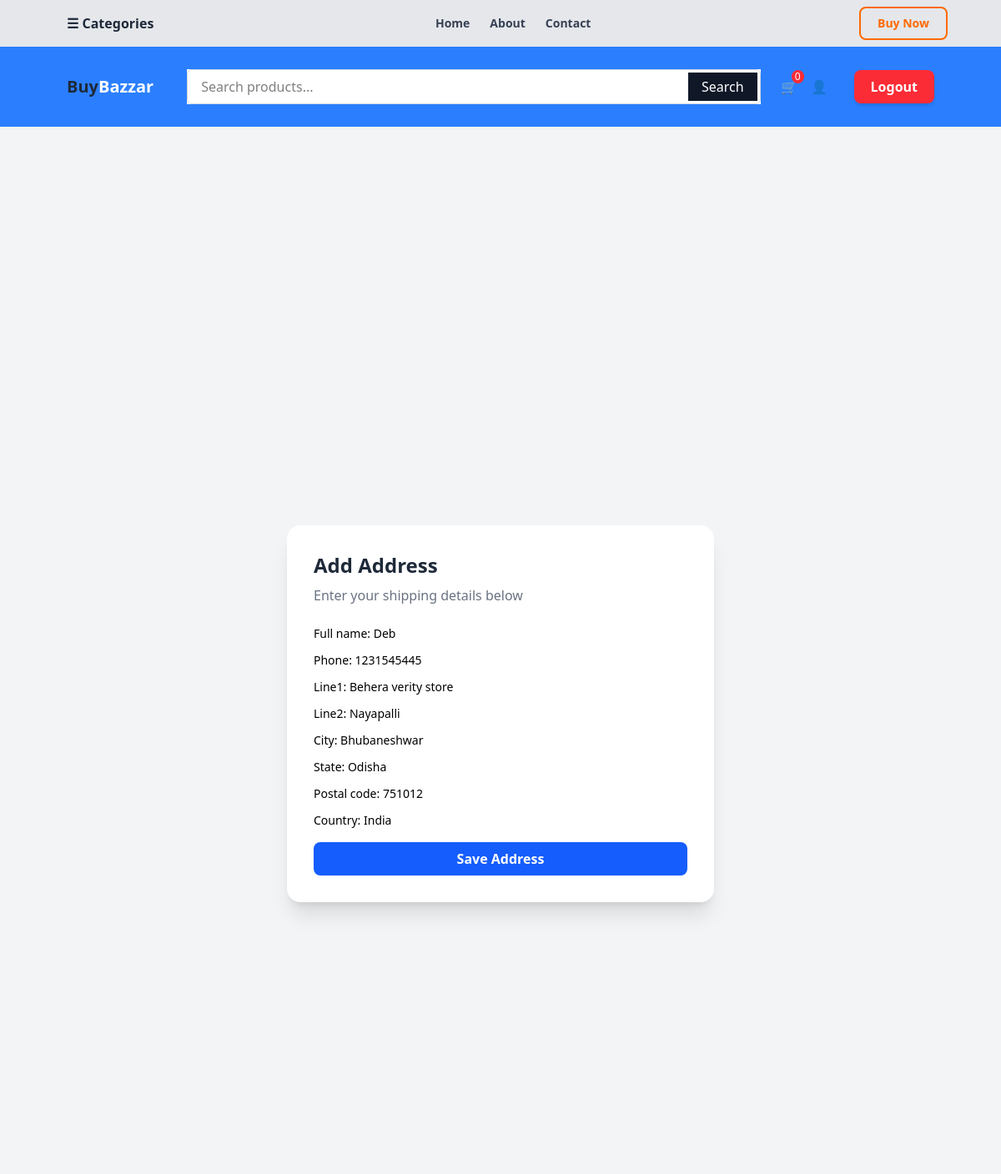
The page /orders/add-address (signed in) on the database its author committed.
### orders/models.py (models this page shows)
class Address(models.Model):
    user = models.ForeignKey(User,on_delete=models.CASCADE)
    full_name = models.CharField(max_length=20)
    phone = models.CharField(max_length=20)
    line1 = models.CharField(max_length=255)
    line2 = models.CharField(max_length=255)
    city = models.CharField(max_length=100)
    state = models.CharField(max_length=100)
    postal_code = models.CharField(max_length=20)
    country = models.CharField(max_length=100)

### orders/views.py (the view, shortened to what this page needs)
# urls.py: path('add-address',views.add_address,name='add_address'),
def add_address(request):
    try:
        address = Address.objects.get(user=request.user)
    except Address.DoesNotExist:
        address=None
    form = AddressForm(instance=address)
    return render(request,'orders/add_address.html',{'form':form})

### orders/forms.py
class AddressForm(forms.ModelForm):
    class Meta:
        model = Address
        exclude =['user']

### cart/cart.py (called while the page is built)
    def __len__(self):
        return sum(int(item['qty']) for item in self.cart.values())

### cart/context_processors.py (called while the page is built)
def cart(request):
    return{'cart':Cart(request)}

### orders/templates/orders/add_address.html (shortened to what this page needs)
{% extends 'myapp/base.html' %}
{% block body %}
<div class="min-h-screen flex items-center justify-center bg-gray-100 px-4">
    <div class="w-full max-w-lg bg-white shadow-xl rounded-2xl p-8">
        <h1 class="text-2xl font-bold text-gray-800 mb-2">
            Add Address
        </h1>
        <p class="text-gray-500 mb-6">
            Enter your shipping details below
        </p>
        <form method="POST" class="space-y-4">
            <div class="space-y-3 text-sm">
                {{ form }}
            </div>
            <button
                type="submit"
                class="w-full bg-blue-600 text-white py-2 rounded-lg font-semibold hover:bg-blue-700 transition duration-200"
            >
                Save Address
            </button>
        </form>
    </div>
</div>
{% endblock %}

### rows shown on the page
Address: full_name "Deb", phone "1231545445", line1 "Behera verity store", line2 "Nayapalli", city "Bhubaneshwar", state "Odisha", postal_code "751012", country "India"
